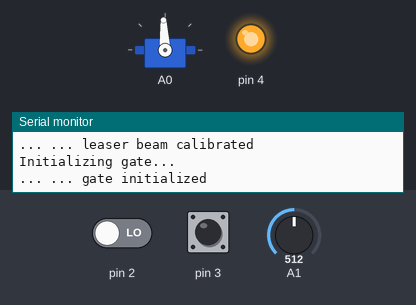
This sketch was run on a simulated Arduino Nano, built with avr-gcc and run on an emulated ATmega328P. Parts: servo, output pins drawn as LEDs (lit = HIGH), the last lines printed to the serial monitor. The test bench sets the inputs (shaded band); at power-on: pin 3 LOW, pin 2 LOW, A1 = 512.

Above: at 7.4 s.
7.5 s: pin 3 pulsed HIGH 2 times (0.12 s each, 0.3 s apart)
At 8.7 s:
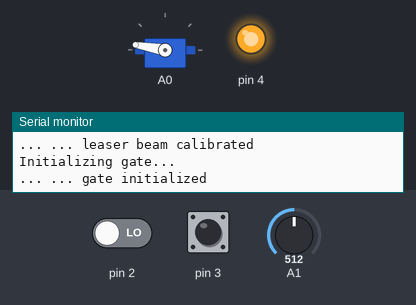
9.6 s: pin 2 driven HIGH
At 10.2 s:
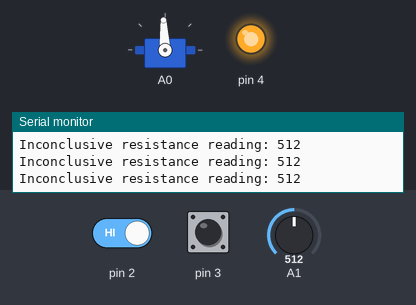
11.5 s: pin 2 driven LOW
At 11.8 s:
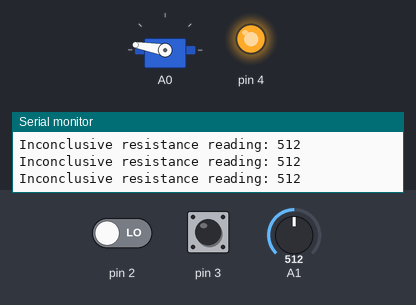
Timing chart, 0 to 14.5 s (numbered marks = the images above; inputs shaded):
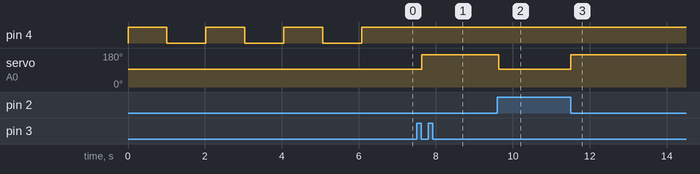

The sketch:

TrainBarrier.ino
```cpp
//INCLUDES
#include <Servo.h>

#include "Gate.h"
#include "ErrorBase.h"
#include "LaserBeam.h"
#include "ButtonOnOff.h"
#include "ObstacleDetector.h"
#include "BarrierState.h"
/*
  Train barrier

  2016
  by Vatroslav Srziæ
 */

BarrierState CurrentState = Unknown;

GateClass Gate(A0, 572, 2278, 93, 170);
ButtonOnOffClass BtnOnOff(3);
LaserBeamClass LaserBeam(A1, 4);
ObstacleDetectorClass ObstacleDetector(2);

void ProcessFatalError(const char * mainErrorMessage, ErrorBaseClass &errorObject)
{
	Serial.println(mainErrorMessage);
	Serial.print("      '");
	Serial.print(errorObject.GetErrorText());
	Serial.println("'");

	Serial.println("This is fatal. Exiting.");

	CurrentState = InError;

	// so that errors can be printed out
	delay(500);
}

// the setup function runs once when you press reset or power the board
void setup()
{
	CurrentState = Initializing;

	Serial.begin(9600);

	FastExitIfInError();

	{	// Set up laser beam or exit if failed
		//
		Serial.println("Calibrating leaser beam...");

		LaserBeam.Calibrate(true);
		if (LaserBeam.InError())
		{
			ProcessFatalError("Error during calibration of leaser beam: ", LaserBeam);
		}
		Serial.println("... ... leaser beam calibrated");
	}

	{	// Initialize gate or exit if failed
		//
		Serial.println("Initializing gate...");

		Gate.Init();
		if (Gate.InError())
		{
			ProcessFatalError("Error during gate initialization: ", Gate);
		}
		Serial.println("... ... gate initialized");
	}

	CurrentState = Off;
}

// the loop function runs over and over again forever
void loop()
{
	FastExitIfInError();

	bool mustOpen = false;
	bool shouldClose = false;

	switch (CurrentState)
	{
	case Off:
		if (BtnOnOff.IsOn())
		{
			Transition_From_Off_to_On();
		}
		break;

	case OnAndClosed:
		if (BtnOnOff.IsOff())
		{
			Transition_From_On_to_Off();
		}

		mustOpen = (ObstacleDetector.ObstacleDetected() || LaserBeam.IsCuttOff());
		if (mustOpen)
		{
			Transition_From_OnAndClosed_to_OnAndOpen();
		}
		break;

	case OnAndOpen:
		shouldClose = (!ObstacleDetector.ObstacleDetected() && !LaserBeam.IsCuttOff());
		if (shouldClose)
		{
			Transition_From_OnAndOpen_to_OnAndClosed();
		}
		break;

	default:
		Serial.print("Unsupported value of current state in the 'loop': ");
		Serial.println(CurrentState);
		delay(100);
		CurrentState = InError;
		break;
	}

	delay(50);
}

/* begin of transitions */

void Transition_From_Off_to_On()
{
	bool mustBeOpen = (ObstacleDetector.ObstacleDetected() || LaserBeam.IsCuttOff());

	if (mustBeOpen)
	{
		Gate.Open();
		CurrentState = OnAndOpen;
	}
	else
	{
		Gate.Close();
		CurrentState = OnAndClosed;
	}
}

void Transition_From_OnAndClosed_to_OnAndOpen()
{
	Gate.Open();

	CurrentState = OnAndOpen;
}

void Transition_From_OnAndOpen_to_OnAndClosed()
{
	Gate.Close();

	CurrentState = OnAndClosed;
}

void Transition_From_On_to_Off()
{
	Gate.Open();
	CurrentState = Off;
}

/* end of transitions */

void FastExitIfInError()
{
	if (BtnOnOff.InError())
	{
		ProcessFatalError("ON/OFF button is in error: ", BtnOnOff);
	}

	if (LaserBeam.InError())
	{
		ProcessFatalError("Laser barrier is in error: ", LaserBeam);
	}

	if (ObstacleDetector.InError())
	{
		ProcessFatalError("Obstacle Detector is in error: ", ObstacleDetector);
	}

	if (Gate.InError())
	{
		ProcessFatalError("Gate is in error: ", Gate);
	}

	if (CurrentState == InError)
	{
		exit(0);
	}
}
```

BarrierState.h
```cpp
#ifndef _BARRIERSTATE_h
#define _BARRIERSTATE_h

enum BarrierState
{
	Unknown = 0,
	Initializing,
	Off,
	OnAndClosed,
	OnAndOpen,
	InError,
};

#endif
```

ButtonOnOff.cpp
```cpp
//
//
//

#include "ButtonOnOff.h"
#include "StringHelper.h"

ButtonOnOffClass::ButtonOnOffClass(int digitalPin)
{
	if (digitalPin < 2 || digitalPin > 7)
	{
		this->SetError(StringHelper.GetIllegalDigitalPinValue(digitalPin, 2, 7));
		return;
	}
	else
	{
		this->digitalPin = digitalPin;
		pinMode(this->digitalPin, INPUT);
	}
}

bool ButtonOnOffClass::IsOn()
{
	return this->GetOnOffState();
}

bool ButtonOnOffClass::IsOff()
{
	return !this->GetOnOffState();
}

bool ButtonOnOffClass::GetOnOffState()
{
	int buttonState = 0;                // current state of the button
	static int lastButtonState = 0;     // previous state of the button
	static bool isON = false;           // (calculated) system state

	buttonState = digitalRead(this->digitalPin);

	if (buttonState != lastButtonState)
	{
		//button is released (similar to MouseUp)
		if (buttonState == LOW)
		{  // change the state and print it
		   //
			isON = !isON;
		}
	}

	lastButtonState = buttonState;

	return isON;
}
```

ButtonOnOff.h
```cpp
// ButtonOnOff.h

#ifndef _BUTTONONOFF_h
#define _BUTTONONOFF_h

#if defined(ARDUINO) && ARDUINO >= 100
#include "arduino.h"
#else
#include "WProgram.h"
#endif

#include "ErrorBase.h"

class ButtonOnOffClass : public ErrorBaseClass
{
public:
	ButtonOnOffClass(int buttonPin);

	bool IsOn();
	bool IsOff();

protected:
	int digitalPin = -1;

private:
	bool GetOnOffState();
};

#endif
```

ErrorBase.cpp
```cpp
//
//
//

#include "ErrorBase.h"

bool ErrorBaseClass::InError()
{
	return this->inError;
}

String ErrorBaseClass::GetErrorText()
{
	return this->errorText;
}

void ErrorBaseClass::ClearErrr()
{
	this->errorText = "";
	this->inError = false;
}

void ErrorBaseClass::SetError(String errorText)
{
	this->errorText = errorText;
	this->inError = true;
}
```

ErrorBase.h
```cpp
// ErrorBase.h

#ifndef _ERRORBASE_h
#define _ERRORBASE_h

#if defined(ARDUINO) && ARDUINO >= 100
#include "arduino.h"
#else
#include "WProgram.h"
#endif

class ErrorBaseClass
{
public:
	bool InError();
	String GetErrorText();

protected:
	void ClearErrr();
	void SetError(String errorText);

private:
	bool inError = false;
	String errorText = "";
};

#endif
```

Gate.cpp
```cpp
//
//
//

#include <Servo.h>
#include "Gate.h"
#include "StringHelper.h"

GateClass::GateClass(int servoPin, int servoMinPulseWidth, int servoMaxPulseWidth, int closeDeg, int openDeg)
{
	if (servoPin > A7 || servoPin < A0)
	{
		this->SetError(StringHelper.GetIllegalAnalogPinValue(servoPin, A0, A7));
		return;
	}
	else
	{
		this->servoControlPin = servoPin;
	}

	if (servoMinPulseWidth < 500 || servoMinPulseWidth > 2499)
	{
		this->SetError(StringHelper.GetIllegalIntRange(servoMinPulseWidth, 500, 2499));
		return;
	}
	else
	{
		this->servoMinPulseWidth = servoMinPulseWidth;
	}

	if (servoMaxPulseWidth <= servoMinPulseWidth || servoMaxPulseWidth > 2500)
	{
		this->SetError(StringHelper.GetIllegalIntRange(servoMaxPulseWidth, servoMinPulseWidth, 2500));
		return;
	}
	else
	{
		this->servoMaxPulseWidth = servoMaxPulseWidth;
	}

	if (closeDeg <= 0 || closeDeg > 180)
	{
		this->SetError(StringHelper.GetIllegalIntRange(closeDeg, 0, 180));
		return;
	}
	else
	{
		this->closeDeg = closeDeg;
	}

	if (openDeg <= 0 || openDeg > 180)
	{
		this->SetError(StringHelper.GetIllegalIntRange(openDeg, 0, 180));
		return;
	}
	else
	{
		this->openDeg = openDeg;
	}
}

void GateClass::Open()
{
	if (!this->isInitialized)
	{
		this->SetError("Gate is not initialized");
		return;
	}

	servo.write(openDeg);
}

void GateClass::Close()
{
	if (!this->isInitialized)
	{
		this->SetError("Gate is not initialized");
		return;
	}

	servo.write(closeDeg);
}

void GateClass::Init()
{
	Attach();
	this->isInitialized = true;
}

bool GateClass::IsOpen()
{
	return servo.read() == openDeg;
}

bool GateClass::IsClose()
{
	return servo.read() == closeDeg;
}

bool GateClass::IsInitialized()
{
	return this->isInitialized;
}

void GateClass::Attach()
{
	this->servo.attach(servoControlPin, this->servoMinPulseWidth, this->servoMaxPulseWidth);

	// Turns out that this cute initialization procedure can do a lot of damage if there is no
	// room for the gate to move in that way.
	//for (size_t ms = this->servoMinPulseWidth; ms < this->servoMaxPulseWidth; ms = ms + 5)
	//{
	//	this->servo.writeMicroseconds(ms);
	//	delay(8);
	//}
	//
	//delay(1000);
	//
	//for (size_t ms = this->servoMaxPulseWidth; ms > this->servoMinPulseWidth; ms = ms - 10)
	//{
	//	this->servo.writeMicroseconds(ms);
	//	delay(10);
	//}

	this->servo.write(closeDeg);
}

void GateClass::Detach()
{
	// Turns out that this cute de-initialization procedure can do a lot of damage if there is
	// no room for the gate to move in that way.
	//int firstThird = (this->servoMaxPulseWidth + this->servoMinPulseWidth) / 3;
	//int secondThird = 2 * firstThird;
	//
	//for (size_t ms = this->servoMinPulseWidth; ms < firstThird; ms = ms + 20)
	//{
	//	this->servo.writeMicroseconds(ms);
	//	delay(15);
	//}
	//
	//delay(500);
	//
	//for (size_t ms = firstThird; ms < secondThird; ms = ms + 30)
	//{
	//	this->servo.writeMicroseconds(ms);
	//	delay(15);
	//}
	//
	//delay(750);
	//
	//for (size_t ms = secondThird; ms > this->servoMinPulseWidth; ms = ms - 40)
	//{
	//	this->servo.writeMicroseconds(ms);
	//	delay(10);
	//}

	this->servo.write(openDeg);
	this->servo.detach();
}
```

Gate.h
```cpp
// Gate.h

#ifndef _GATE_h
#define _GATE_h

#if defined(ARDUINO) && ARDUINO >= 100
#include "arduino.h"
#else
#include "WProgram.h"
#endif

#include <Servo.h>
#include "ErrorBase.h"

class GateClass : public ErrorBaseClass
{
public:
	GateClass(int servoPin, int servoMinPulseWidth = 572, int servoMaxPulseWidth = 2278, int closeDeg = 83, int openDeg = 170);

	void Open();
	void Close();

	void Init();

	bool IsOpen();
	bool IsClose();

	bool IsInitialized();

protected:
	int servoMinPulseWidth = -1;
	int servoMaxPulseWidth = -1;

	int closeDeg = -1;
	int openDeg = -1;

	Servo servo;
	int servoControlPin = -1;

	void Attach();
	void Detach();

private:
	bool isInitialized = false;
};

#endif
```

LaserBeam.cpp
```cpp
//
//
//

#include "LaserBeam.h"
#include "StringHelper.h"

LaserBeamClass::LaserBeamClass(int photoresistorPin, int laserPin)
{
	if (photoresistorPin > A7 || photoresistorPin < A0)
	{
		this->SetError(StringHelper.GetIllegalAnalogPinValue(photoresistorPin, A0, A7));
		return;
	}
	else
	{
		this->photoresistorPin = photoresistorPin;
	}

	if (laserPin > 7 || laserPin < 2)
	{
		this->SetError(StringHelper.GetIllegalDigitalPinValue(laserPin, 2, 7));
		return;
	}
	else
	{
		this->laserPin = laserPin;
	}

	// if all OK, set the pins
	pinMode(this->photoresistorPin, INPUT);
	pinMode(this->laserPin, OUTPUT);
}

void LaserBeamClass::Calibrate(bool stayOn /*= true*/)
{
	this->isCalibrated = false;

	int totalLoopCount = 120;		// effectively this means that we
	int onOffLoopCountModulo = 20;	// will run this calibration for 6 seconds and
	int loopDelayMiliseconds = 50;	// will turn laser on/off 6 times (each second).

	for (int loopCount = 0; loopCount < totalLoopCount; loopCount++)
	{
		// toggle every second between on/off of laser
		if ((loopCount % onOffLoopCountModulo) == 0)
		{
			if (this->laserIsOn)
			{
				TurnLaserOff();
			}
			else
			{
				TurnLaserOn();
			}
		}

		//get the intensity
		int measuredResistance = GetResistanceReading();

		if (this->laserIsOn)
		{
			if ((this->highestResistanceWhenOn == -1) || (this->highestResistanceWhenOn < measuredResistance))
			{
				this->highestResistanceWhenOn = measuredResistance;
			}
		}
		else //the laser is off
		{
			if ((this->lowestResistanceWhenOff == -1) || (this->lowestResistanceWhenOff > measuredResistance))
			{
				this->lowestResistanceWhenOff = measuredResistance;
			}
		}

		//Serial.println(measuredResistance, DEC);

		//wait for the next loop
		delay(loopDelayMiliseconds);
	}

	this->isCalibrated = true;

	if (stayOn)
	{
		this->isRunning = true;
		if (!this->laserIsOn)
		{
			TurnLaserOn();
		}
	}
	else
	{
		this->isRunning = false;
		if (this->laserIsOn)
		{
			TurnLaserOff();
		}
	}

	Serial.print("Laser beam barrier is calibrated. ");
	Serial.print("Lowest Resistance When Off: ");
	Serial.print(this->lowestResistanceWhenOff, DEC);
	Serial.print(" Highest Resistance When On: ");
	Serial.print(this->highestResistanceWhenOn, DEC);
	Serial.println();
	Serial.print("The laser beam barrier is ");
	if (this->isRunning)
	{
		Serial.println("ON.");
	}
	else
	{
		Serial.println("OFF.");
	}
}

bool LaserBeamClass::IsCalibrated()
{
	return this->isCalibrated;
}

bool LaserBeamClass::IsRunning()
{
	return this->isRunning;
}

bool LaserBeamClass::Run()
{
	if (!this->isCalibrated)
	{
		this->SetError("Laser beam barrier needs to be calibrated first.");
		return false;
	}

	if (!this->isRunning)
	{
		if (!this->laserIsOn)
		{
			TurnLaserOn();
		}
		this->isRunning = true;
	}

	return true;
}

bool LaserBeamClass::Stop()
{
	if (this->isRunning)
	{
		if (this->laserIsOn)
		{
			TurnLaserOff();
		}
		this->isRunning = false;
	}

	return true;
}

bool LaserBeamClass::IsCuttOff()
{
	if (!this->isRunning)
	{
		this->SetError("Laser beam barrier is not running.");
		return false;
	}
	else if (!this->isCalibrated)
	{
		this->SetError("Laser beam barrier needs to be calibrated first.");
		return false;
	}

	int resistanceReding = GetResistanceReading();

	if (resistanceReding > this->lowestResistanceWhenOff)
	{
		return true;
	}
	else if (resistanceReding < this->highestResistanceWhenOn)
	{
		return false;
	}
	else
	{
		Serial.print("Inconclusive resistance reading: ");
		Serial.println(resistanceReding, DEC);

		return false;
	}
}

void LaserBeamClass::TurnLaserOn()
{
	digitalWrite(this->laserPin, HIGH);
	delay(10);

	this->laserIsOn = true;
}

void LaserBeamClass::TurnLaserOff()
{
	digitalWrite(this->laserPin, LOW);
	delay(10);

	this->laserIsOn = false;
}

int LaserBeamClass::GetResistanceReading()
{
	return analogRead(this->photoresistorPin);
}
```

LaserBeam.h
```cpp
// LaserBeam.h

#ifndef _LASERBEAM_h
#define _LASERBEAM_h

#if defined(ARDUINO) && ARDUINO >= 100
#include "arduino.h"
#else
#include "WProgram.h"
#endif

#include "ErrorBase.h"

/*
			| A1   -------signal--------S |
  Arduino   | 5V   ---------------------  |  Photo-resistor
			| GND  ---------------------  |

			| DIG4 ---------------------S |
  Arduino   | 5V   ---------------------  |  Laser
			| GND  ---------------------  |

  20.04.2016
  by Vatroslav Srziæ
*/

class LaserBeamClass : public ErrorBaseClass
{
public:
	LaserBeamClass(int photoresistorPin, int laserPin);

	void Calibrate(bool stayOn = true);

	bool IsCalibrated();

	bool IsRunning();

	bool Run();

	bool Stop();

	bool IsCuttOff();

protected:
	int photoresistorPin = -1;
	int laserPin = -1;

	bool isCalibrated = false;
	bool isRunning = false;

	int highestResistanceWhenOn = -1;
	int lowestResistanceWhenOff = -1;

private:
	bool laserIsOn = false;

	void TurnLaserOn();
	void TurnLaserOff();
	int GetResistanceReading();
};

#endif
```

ObstacleDetector.cpp
```cpp
//
//
//

#include "ObstacleDetector.h"
#include "StringHelper.h"

ObstacleDetectorClass::ObstacleDetectorClass(int digitalPin)
{
	if (digitalPin > 7 || digitalPin < 2)
	{
		this->SetError(StringHelper.GetIllegalDigitalPinValue(digitalPin, 2, 7));
		return;
	}

	this->detectorPin = digitalPin;
}

bool ObstacleDetectorClass::ObstacleDetected()
{
	return (digitalRead(this->detectorPin) == 0);
}
```

ObstacleDetector.h
```cpp
// ObstacleDetector.h

#ifndef _OBSTACLEDETECTOR_h
#define _OBSTACLEDETECTOR_h

#if defined(ARDUINO) && ARDUINO >= 100
#include "arduino.h"
#else
#include "WProgram.h"
#endif

#include "ErrorBase.h"

/*

  GND  ______GND
	   ______POW 5V
	   ______SIG (digital)
	   ______Enable (ignored, meaning let it be always on)
  EN
*/

class ObstacleDetectorClass : public ErrorBaseClass
{
public:
	ObstacleDetectorClass(int digitalPin);

	bool ObstacleDetected();

protected:
	int detectorPin = -1;

private:
};

#endif
```

StringHelper.cpp
```cpp
//
//
//

#include "StringHelper.h"

String StringHelperClass::GetIllegalDigitalPinValue(int illegalValue, int legalMin, int legalMax)
{
	return String() + this->Error_IllegalPinValue1 + illegalValue + this->Error_IllegalPinValue2 + this->Error_IllegalPinValue3Digital +
		this->Error_IllegalPinValue4 + legalMin + this->Error_IllegalPinValue5 + legalMax + this->Error_IllegalPinValue6;
}

String StringHelperClass::GetIllegalAnalogPinValue(int illegalValue, int legalMin, int legalMax)
{
	return String() + this->Error_IllegalPinValue1 + illegalValue + this->Error_IllegalPinValue2 + this->Error_IllegalPinValue3Analog +
		this->Error_IllegalPinValue4 + legalMin + this->Error_IllegalPinValue5 + legalMax + this->Error_IllegalPinValue6;
}

String StringHelperClass::GetIllegalIntRange(int illegalValue, int legalMin, int legalMax)
{
	return String() + "Illegal integer value '" + illegalValue + "'. The value must be in the range of "
		+ legalMin + " and " + legalMax + ".";
}

StringHelperClass StringHelper;
```

StringHelper.h
```cpp
#ifndef ___STRINGS___h
#define ___STRINGS___h

#include "WString.h"

//this->SetError(((String)"Illegal pin value " + digitalPin) + ". Only digital pins between 2 and 7 are allowed.");

class StringHelperClass
{
public:
	String GetIllegalDigitalPinValue(int illegalValue, int legalMin, int legalMax);

	String GetIllegalAnalogPinValue(int illegalValue, int legalMin, int legalMax);

	String GetIllegalIntRange(int illegalValue, int legalMin, int legalMax);

private:
	char* Error_IllegalPinValue1 = "Illegal pin value ";

	char* Error_IllegalPinValue2 = ". Only ";

	char* Error_IllegalPinValue3Digital = "digital";

	char* Error_IllegalPinValue3Analog = "analog";

	char* Error_IllegalPinValue4 = " pins between ";

	char* Error_IllegalPinValue5 = " and ";

	char* Error_IllegalPinValue6 = " are allowed.";
};

extern StringHelperClass StringHelper;

#endif
```

Measured:
- after the input at 7.5 s, servo on A0: 93° → 170° after 0.14 s
- after the input at 9.6 s, servo on A0: 170° → 93° at once
- after the input at 11.5 s, servo on A0: 93° → 170° at once
